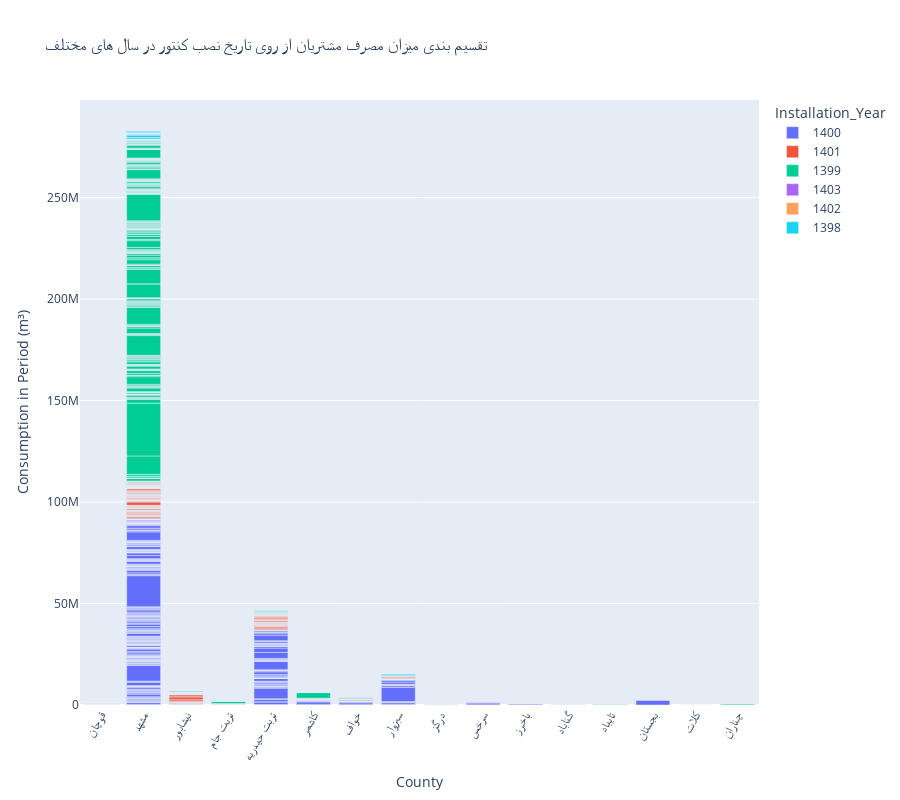

Notebook code cell kept with this figure:
### Code cell
fig3_1 = px.bar(info_copy[info_copy['Consumption in Period (m³)'] > 0],
x='County',
y='Consumption in Period (m³)',
color='Installation_Year',
title='تقسیم بندی میزان مصرف مشتریان از روی تاریخ نصب کنتور در سال های مختلف',
height=800) # Adjusted height
fig3_1.update_layout(xaxis_tickangle=-60) # Rotated more for potentially long county names
fig3_1.show()

### Figure 1 — Plotly figure (JSON) as saved in the notebook; plotly's stock layout.template omitted (floating-point values rounded to 4 significant figures; data arrays with more than 128 entries replaced by an {"elided": "..."} marker saying what was removed)
{"data": [{"alignmentgroup": "True", "hovertemplate": "Installation_Year=1400<br>County=%{x}<br>Consumption in Period (m³)=%{y}<extra></extra>", "legendgroup": "1400", "marker": {"color": "#636efa", "pattern": {"shape": ""}}, "name": "1400", "offsetgroup": "1400", "orientation": "v", "showlegend": true, "textposition": "auto", "type": "bar", "x": {"elided": "425 str values"}, "xaxis": "x", "y": {"elided": "425 float values"}, "yaxis": "y"}, {"alignmentgroup": "True", "hovertemplate": "Installation_Year=1401<br>County=%{x}<br>Consumption in Period (m³)=%{y}<extra></extra>", "legendgroup": "1401", "marker": {"color": "#EF553B", "pattern": {"shape": ""}}, "name": "1401", "offsetgroup": "1401", "orientation": "v", "showlegend": true, "textposition": "auto", "type": "bar", "x": {"elided": "319 str values"}, "xaxis": "x", "y": {"elided": "319 float values"}, "yaxis": "y"}, {"alignmentgroup": "True", "hovertemplate": "Installation_Year=1399<br>County=%{x}<br>Consumption in Period (m³)=%{y}<extra></extra>", "legendgroup": "1399", "marker": {"color": "#00cc96", "pattern": {"shape": ""}}, "name": "1399", "offsetgroup": "1399", "orientation": "v", "showlegend": true, "textposition": "auto", "type": "bar", "x": {"elided": "350 str values"}, "xaxis": "x", "y": {"elided": "350 float values"}, "yaxis": "y"}, {"alignmentgroup": "True", "hovertemplate": "Installation_Year=1403<br>County=%{x}<br>Consumption in Period (m³)=%{y}<extra></extra>", "legendgroup": "1403", "marker": {"color": "#ab63fa", "pattern": {"shape": ""}}, "name": "1403", "offsetgroup": "1403", "orientation": "v", "showlegend": true, "textposition": "auto", "type": "bar", "x": ["مشهد", "مشهد", "مشهد", "مشهد", "مشهد", "تربت حیدریه"], "xaxis": "x", "y": [1422.0, 15260.0, 52410.0, 18670.0, 8.7, 11.72], "yaxis": "y"}, {"alignmentgroup": "True", "hovertemplate": "Installation_Year=1402<br>County=%{x}<br>Consumption in Period (m³)=%{y}<extra></extra>", "legendgroup": "1402", "marker": {"color": "#FFA15A", "pattern": {"shape": ""}}, "name": "1402", "offsetgroup": "1402", "orientation": "v", "showlegend": true, "textposition": "auto", "type": "bar", "x": ["نیشابور", "چناران", "مشهد", "تربت جام", "تربت حیدریه", "تربت حیدریه", "سبزوار"], "xaxis": "x", "y": [21470.0, 77.67, 10560.0, 6061.0, 2.714, 13.27, 26.81], "yaxis": "y"}, {"alignmentgroup": "True", "hovertemplate": "Installation_Year=1398<br>County=%{x}<br>Consumption in Period (m³)=%{y}<extra></extra>", "legendgroup": "1398", "marker": {"color": "#19d3f3", "pattern": {"shape": ""}}, "name": "1398", "offsetgroup": "1398", "orientation": "v", "showlegend": true, "textposition": "auto", "type": "bar", "x": ["مشهد", "سبزوار", "مشهد", "مشهد", "مشهد", "مشهد", "مشهد", "مشهد", "مشهد", "مشهد", "مشهد", "مشهد", "مشهد", "مشهد", "مشهد", "مشهد", "مشهد", "مشهد", "مشهد", "مشهد", "گناباد", "مشهد", "مشهد"], "xaxis": "x", "y": [62340.0, 577700.0, 99470.0, 165800.0, 7935.0, 3754.0, 723900.0, 1138000.0, 439700.0, 87900.0, 323500.0, 239.9, 267100.0, 20100.0, 465.7, 899.9, 227600.0, 682017, 9112.0, 346800.0, 796.0, 997.7, 8723.0], "yaxis": "y"}], "layout": {"barmode": "relative", "height": 800, "legend": {"title": {"text": "Installation_Year"}, "tracegroupgap": 0}, "title": {"text": "تقسیم بندی میزان مصرف مشتریان از روی تاریخ نصب کنتور در سال های مختلف"}, "xaxis": {"anchor": "y", "domain": [0, 1], "tickangle": -60, "title": {"text": "County"}}, "yaxis": {"anchor": "x", "domain": [0, 1], "title": {"text": "Consumption in Period (m³)"}}}}
